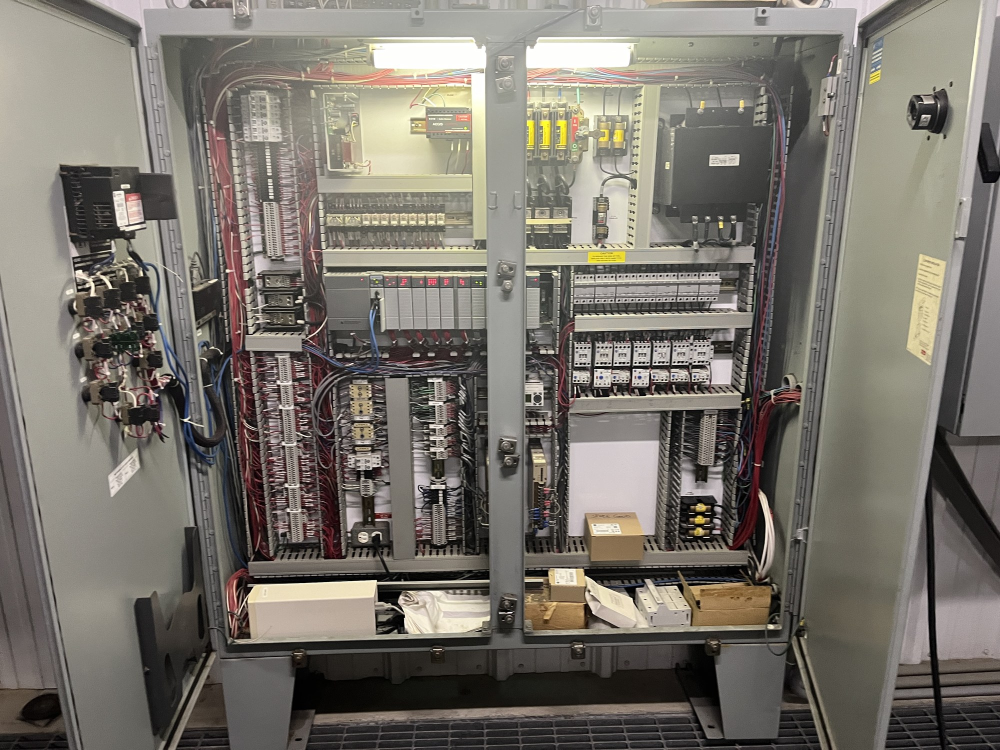
#> input picture assets/photos/wtp-rockland-actiflo-panel.jpg, 2000 x 1500 px (shown at 1/2 size)
$ python build_hero_loop_from_still.py
#> lines starting #> are read from the running program, lines starting #| are printed output that depends on the picture
"""
Build assets/video/cci-hero-loop.mp4 from a CCI job photo (subtle zoom loop).

Uses only your still — no stock footage. Requires:
  pip install pillow imageio imageio-ffmpeg

Default source: assets/photos/wtp-rockland-actiflo-panel.jpg
"""
from __future__ import annotations

import math
import sys
from pathlib import Path

try:
    from PIL import Image
except ImportError:
    print("Install Pillow: pip install pillow", file=sys.stderr)
    sys.exit(1)

try:
    import imageio.v2 as imageio
    import numpy as np
except ImportError:
    print("Install imageio numpy: pip install imageio imageio-ffmpeg numpy", file=sys.stderr)
    sys.exit(1)

ROOT = Path(__file__).resolve().parents[1]
DEFAULT_SRC = ROOT / "assets" / "photos" / "wtp-rockland-actiflo-panel.jpg"
OUT = ROOT / "assets" / "video" / "cci-hero-loop.mp4"

# 720p, macro-block friendly (1280x720 divisible by 16)
OUT_W, OUT_H = 1280, 720
FPS = 24
DURATION_S = 12  # one full sine cycle = seamless loop


def frame_at_phase(im: Image.Image, phase: float) -> Image.Image:
    """phase in [0,1). Slow zoom centered on Actiflo panel area (slight right bias)."""
    w, h = im.size
    # zoom oscillates: nearly full frame -> slight punch-in -> back (loop-smooth)
    z_lo, z_hi = 1.0, 1.12
    z = z_lo + (z_hi - z_lo) * (0.5 + 0.5 * math.sin(phase * 2 * math.pi))

    crop_w = int(OUT_W * z)
    crop_h = int(OUT_H * z)
    scale = max(crop_w / w, crop_h / h)
    nw, nh = int(w * scale), int(h * scale)
    resized = im.resize((nw, nh), Image.Resampling.LANCZOS)

    # focal bias ~55% / 45% (matches site object-position)
    cx = int(nw * 0.55)
    cy = int(nh * 0.45)
    left = max(0, min(cx - crop_w // 2, nw - crop_w))
    top = max(0, min(cy - crop_h // 2, nh - crop_h))
    cropped = resized.crop((left, top, left + crop_w, top + crop_h))
    return cropped.resize((OUT_W, OUT_H), Image.Resampling.LANCZOS)


def main() -> None:
    src = Path(sys.argv[1]) if len(sys.argv) > 1 else DEFAULT_SRC
    if not src.is_file():
        print("ERR missing source:", src, file=sys.stderr)
        sys.exit(1)

    OUT.parent.mkdir(parents=True, exist_ok=True)
    im = Image.open(src).convert("RGB")
#> im is the input picture: PIL image 2000x1500 RGB; mean R, G, B 121, 116, 107.9
    n = int(FPS * DURATION_S)
    print("Building", n, "frames from", src.name, "->", OUT.name)

    writer = imageio.get_writer(
        str(OUT),
        fps=FPS,
        codec="libx264",
        quality=5,
        macro_block_size=16,
        ffmpeg_params=[
            "-pix_fmt",
            "yuv420p",
            "-movflags",
            "+faststart",
            "-crf",
            "26",
            "-preset",
            "medium",
        ],
    )
    try:
        for i in range(n):
            phase = i / n
            frame = frame_at_phase(im, phase)
            writer.append_data(np.asarray(frame))
            if (i + 1) % FPS == 0:
                print(" ", i + 1, "/", n, "frames")
#> this loop made 1 pass
#> pass 1, in frame_at_phase, `cropped = resized.crop((left, top, left + crop_w, top + crop_h))`:
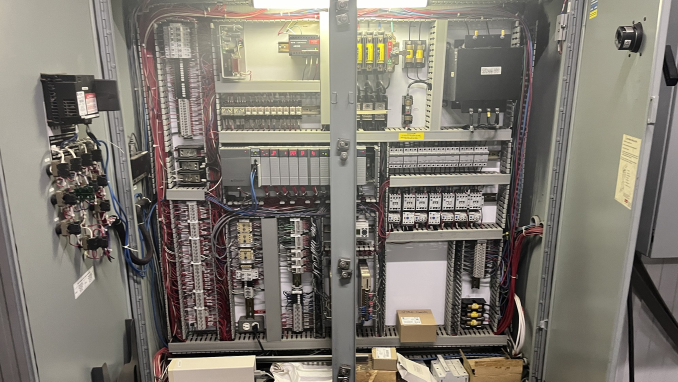
#> cropped: PIL image 1356x763 RGB (shown at 1/2 size); mean R, G, B 127, 121.6, 112.6
#> pass 1, in main, `frame = frame_at_phase(im, phase)`:
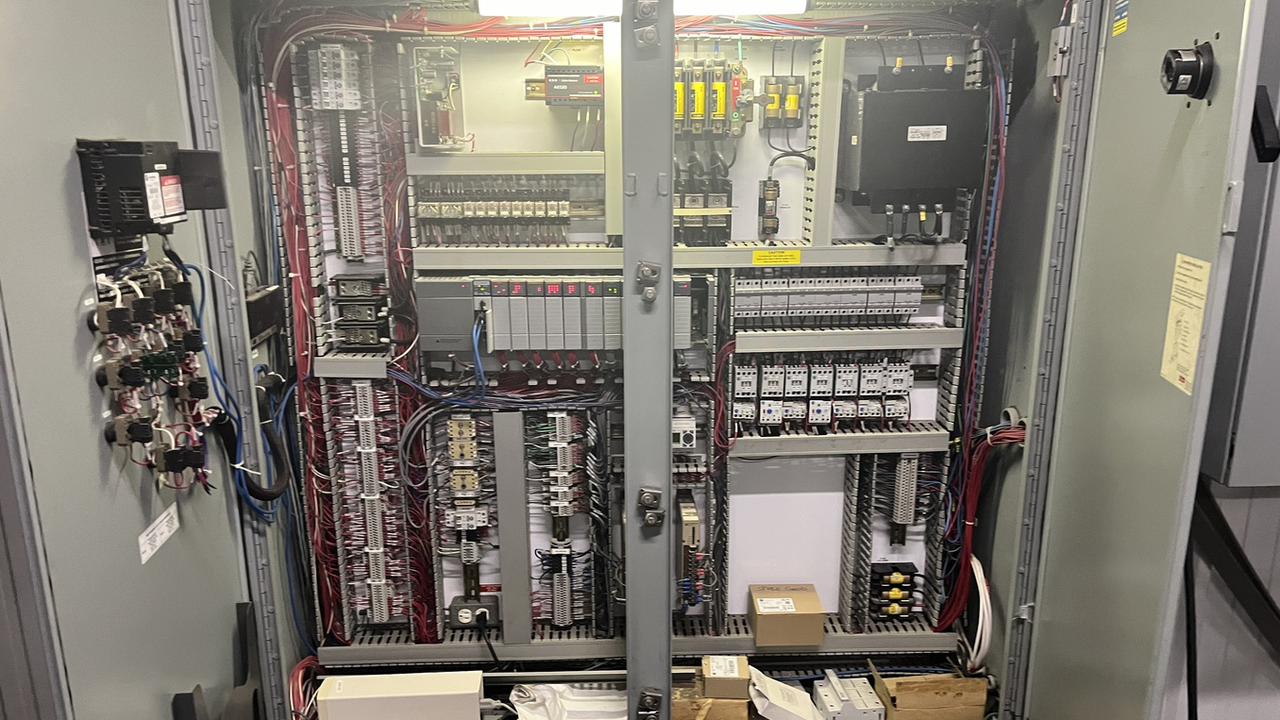
#> frame: PIL image 1280x720 RGB; mean R, G, B 127, 121.6, 112.6
    finally:
        writer.close()

    size_mb = OUT.stat().st_size / (1024 * 1024)
    print("OK", OUT, f"({size_mb:.2f} MB)")


if __name__ == "__main__":
#> (the run stopped early here; a loop or call above may not have finished)

$ run again, with assets/photos/field-chalk-river-upgrade.jpg copied over assets/photos/wtp-rockland-actiflo-panel.jpg
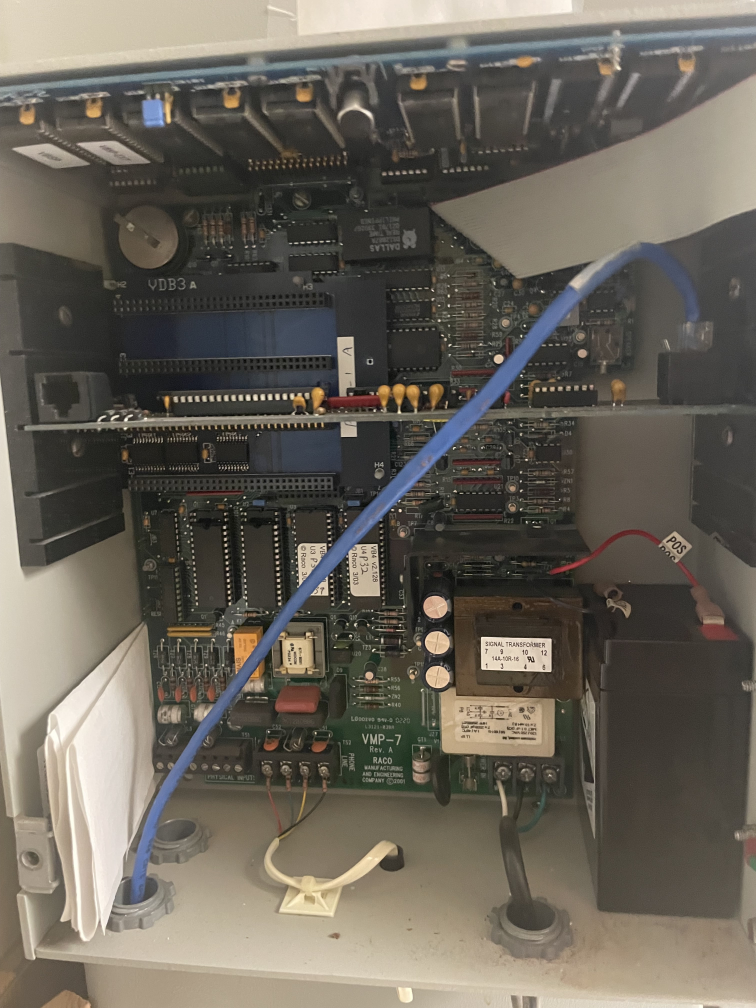
#> input picture assets/photos/field-chalk-river-upgrade.jpg, 3024 x 4032 px (shown at 1/4 size)
#> in main, im is the input picture: PIL image 3024x4032 RGB; mean R, G, B 104.4, 98.9, 89.1
#> the loop in main, `for i in range(n):` made 1 pass
#> pass 1, in frame_at_phase, `cropped = resized.crop((left, top, left + crop_w, top + crop_h))`:
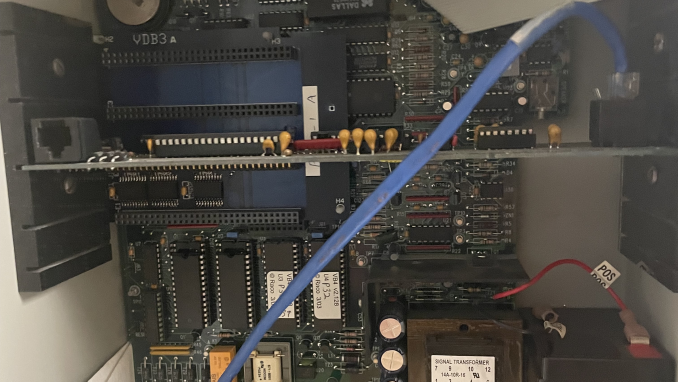
#> cropped: PIL image 1356x763 RGB (shown at 1/2 size); mean R, G, B 75.1, 72, 66.6
#> pass 1, in main, `frame = frame_at_phase(im, phase)`:
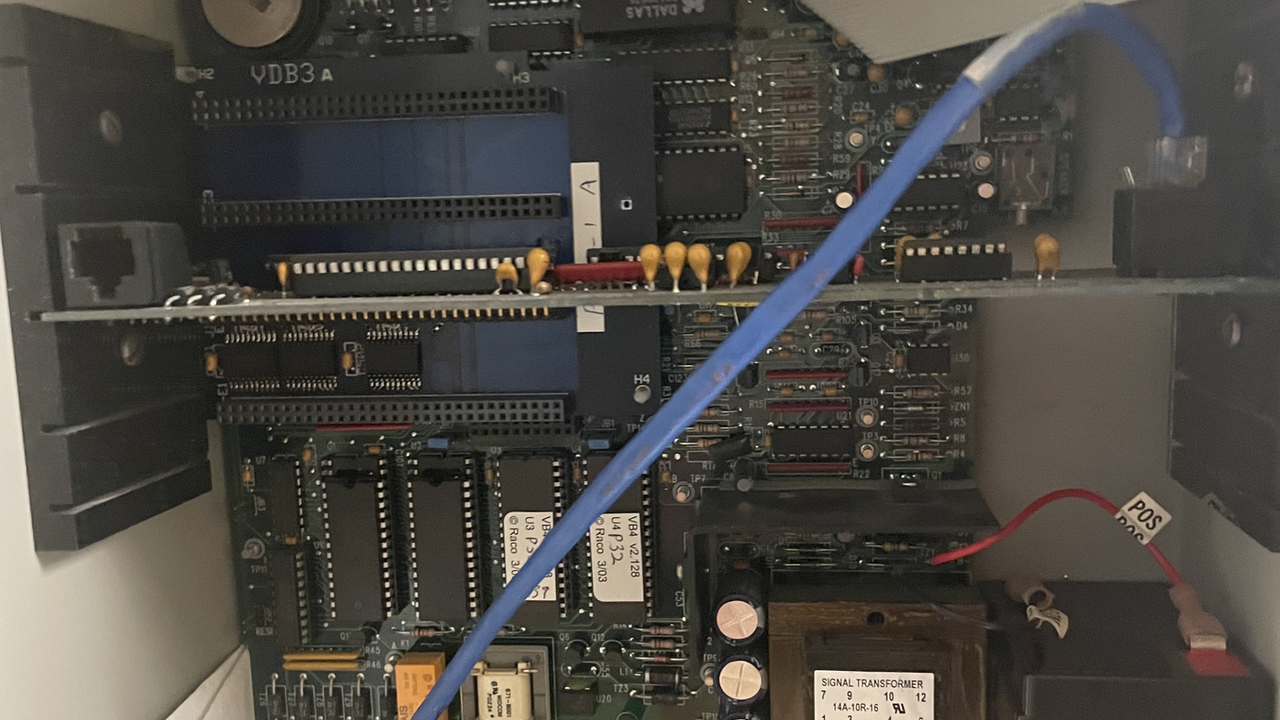
#> frame: PIL image 1280x720 RGB; mean R, G, B 75.1, 72, 66.6
